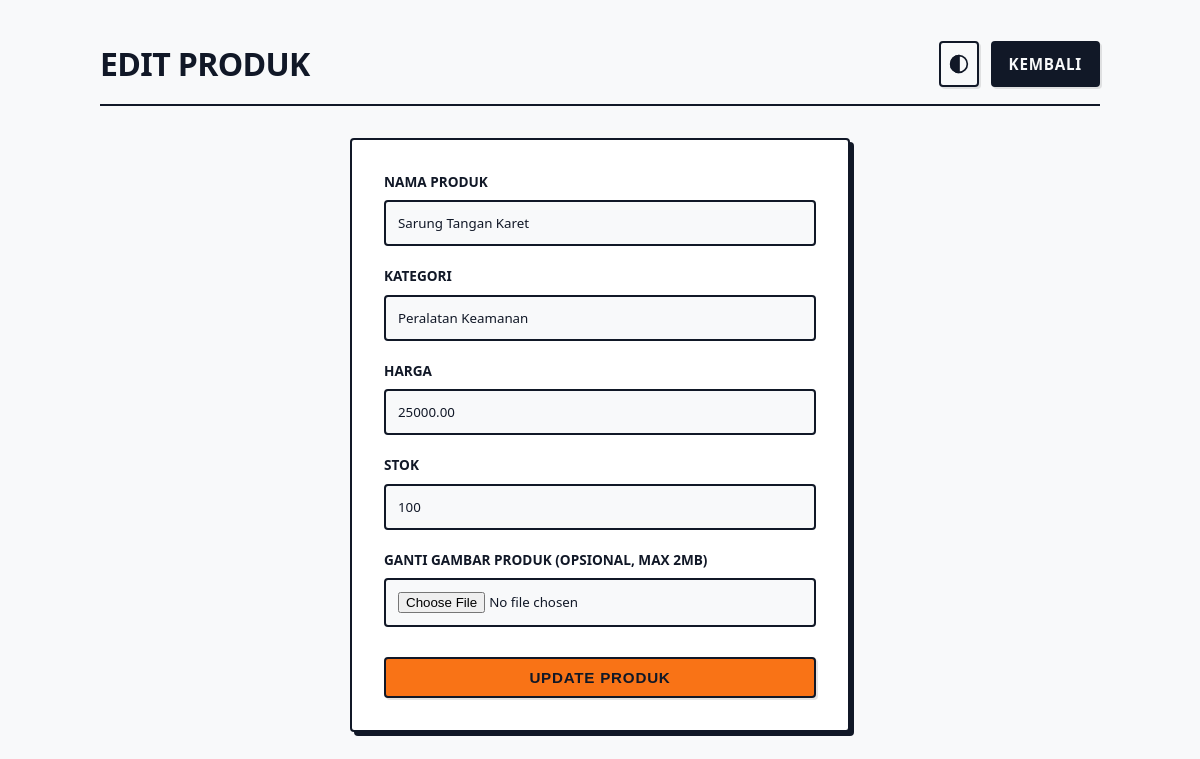
/edit.php?id=5, run on the app's committed database.
### tables this page shows
CREATE TABLE `products` (
  `id` int(11) NOT NULL AUTO_INCREMENT,
  `name` varchar(100) NOT NULL,
  `category` varchar(50) NOT NULL DEFAULT 'Umum',
  `price` decimal(12,2) NOT NULL,
  `stock` int(11) NOT NULL DEFAULT 0,
  `image_path` varchar(255) DEFAULT NULL,
  `created_at` timestamp NOT NULL DEFAULT current_timestamp(),
  PRIMARY KEY (`id`),
  UNIQUE KEY `name` (`name`)
);

### edit.php (the view, shortened to what this page needs)
<?php
require_once 'config/db.php';
$id = $_GET['id'] ?? null;
$stmt = $pdo->prepare("SELECT * FROM products WHERE id = :id");
$stmt->execute([':id' => $id]);
$product = $stmt->fetch();
$old = [
    'name' => $product['name'],
    'category' => $product['category'],
    'price' => $product['price'],
    'stock' => $product['stock']
];
?>
<!DOCTYPE html>
<html lang="id">
<head>
    <link rel="stylesheet" href="assets/style.css">
</head>
<body>
    <div class="container">
        <header>
            <div class="logo">
                <h1>Edit Produk</h1>
            </div>
            <div class="header-actions">
                <button type="button" onclick="toggleTheme()" class="btn theme-toggle" title="Toggle Theme" style="padding: 8px; display: flex; align-items: center; justify-content: center;">
                    <svg xmlns="http://www.w3.org/2000/svg" width="20" height="20" viewBox="0 0 24 24" fill="none" stroke="currentColor" stroke-width="2" stroke-linecap="round" stroke-linejoin="round">
                        <circle cx="12" cy="12" r="10"></circle>
                        <path d="M12 2a10 10 0 0 0 0 20z" fill="currentColor"></path>
                    </svg>
                </button>
                <a href="index.php" class="btn">Kembali</a>
            </div>
        </header>
        <div class="form-container">
            <form action="edit.php?id=<?php echo $id; ?>" method="POST" enctype="multipart/form-data">
                <div class="form-group">
                    <label>Nama Produk</label>
                    <input type="text" name="name" value="<?php echo htmlspecialchars($old['name'], ENT_QUOTES, 'UTF-8'); ?>" required>
                </div>
                <div class="form-group">
                    <label>Kategori</label>
                    <input type="text" name="category" value="<?php echo htmlspecialchars($old['category'], ENT_QUOTES, 'UTF-8'); ?>" required>
                </div>
                <div class="form-group">
                    <label>Harga</label>
                    <input type="number" step="0.01" name="price" value="<?php echo htmlspecialchars($old['price'], ENT_QUOTES, 'UTF-8'); ?>" required>
                </div>
                <div class="form-group">
                    <label>Stok</label>
                    <input type="number" name="stock" value="<?php echo htmlspecialchars($old['stock'], ENT_QUOTES, 'UTF-8'); ?>" required>
                </div>
                <div class="form-group">
                    <label>Ganti Gambar Produk (Opsional, Max 2MB)</label>
                    <input type="file" name="image" accept="image/jpeg, image/png, image/webp, image/gif">
                </div>
                <button type="submit" class="btn btn-primary" style="width: 100%; margin-top: 10px;">UPDATE PRODUK</button>
            </form>
        </div>
    </div>
</body>
</html>

### assets/style.css (style rules this page uses)
:root { --bg-color: #f8f9fa; --surface: #ffffff; --text-main: #111827; --text-muted: #6b7280; --border-color: #111827; --primary: #f97316; --primary-hover: #ea580c; --danger: #dc2626; --danger-hover: #b91c1c; --warning: #facc15; --warning-text: #854d0e; --focus-ring: #f97316; --radius: 4px; --shadow: 4px 4px 0px rgba(17, 24, 39, 1); }
* { box-sizing: border-box; margin: 0; padding: 0; }
body { font-family: system-ui, -apple-system, BlinkMacSystemFont, "Segoe UI", Roboto, sans-serif; background-color: var(--bg-color); color: var(--text-main); line-height: 1.5; padding: 40px 20px; transition: background-color 0.2s, color 0.2s; }
.container { max-width: 1000px; margin: 0 auto; }
header { display: flex; justify-content: space-between; align-items: center; margin-bottom: 32px; padding-bottom: 16px; border-bottom: 2px solid var(--border-color); }
.logo { display: flex; align-items: center; gap: 12px; }
h1 { font-size: 2rem; font-weight: 800; text-transform: uppercase; letter-spacing: -0.02em; }
.btn { display: inline-flex; align-items: center; justify-content: center; padding: 10px 16px; font-size: 0.95rem; font-weight: 700; background-color: var(--text-main); color: var(--bg-color); text-decoration: none; border: 2px solid var(--text-main); border-radius: var(--radius); cursor: pointer; box-shadow: 2px 2px 0px rgba(0,0,0,0.1); transition: transform 0.1s, box-shadow 0.1s; text-transform: uppercase; letter-spacing: 0.05em; gap: 8px; }
.btn-primary { background-color: var(--primary); border-color: var(--text-main); color: #111827; }
.theme-toggle { background: transparent; border: 2px solid var(--border-color); color: var(--text-main); padding: 8px; }
.form-container { background: var(--surface); padding: 32px; border: 2px solid var(--border-color); border-radius: var(--radius); box-shadow: var(--shadow); max-width: 500px; margin: 0 auto; }
.form-group { margin-bottom: 20px; }
.form-group label { display: block; margin-bottom: 8px; font-weight: 700; text-transform: uppercase; font-size: 0.85rem; }
.form-group input { width: 100%; padding: 12px; border: 2px solid var(--border-color); border-radius: var(--radius); background-color: var(--bg-color); color: var(--text-main); font-family: inherit; }
.header-actions { display: flex; gap: 12px; }

### data on the page
products: name "Sarung Tangan Karet", category "Peralatan Keamanan", price "25000.00", stock "100"
